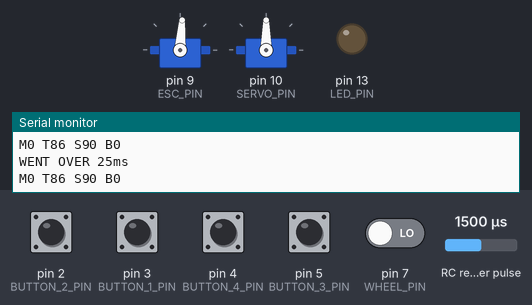
This sketch was run on a simulated Arduino Uno, built with avr-gcc and run on an emulated ATmega328P. Shown: 2 × servo, output pins drawn as LEDs (lit = HIGH), the last lines printed to the serial monitor. Wiring (inferred from the names in the program): RC receiver channel: data pin 6. Inputs (shaded band) come from the test bench; at power-on: pin 2 (BUTTON_2_PIN), pin 3 (BUTTON_1_PIN), pin 4 (BUTTON_4_PIN), pin 5 (BUTTON_3_PIN) HIGH, pin 7 (WHEEL_PIN) LOW, RC receiver pulse 1500 µs.

Above: at 3.2 s.
3.3 s: pin 2 (BUTTON_2_PIN) pulled LOW for 0.15 s
At 4.0 s:
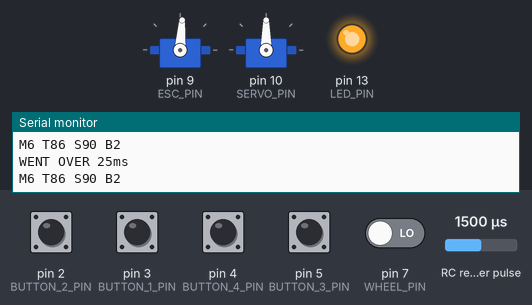
4.9 s: pin 3 (BUTTON_1_PIN) pulled LOW for 0.15 s
At 5.4 s:
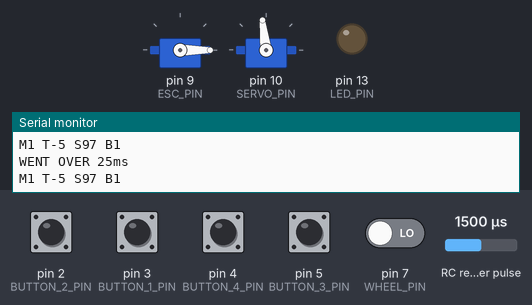
6.5 s: RC receiver pulse (sensor on pin 6) set to 1020 µs
At 6.8 s:
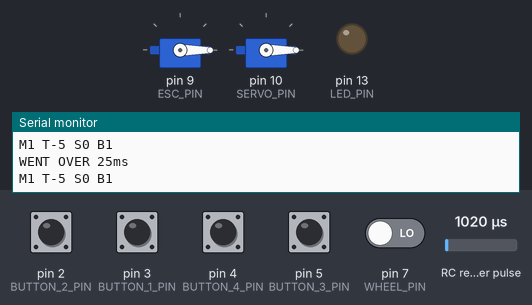
8.0 s: RC receiver pulse (sensor on pin 6) set to 1250 µs
At 8.5 s:
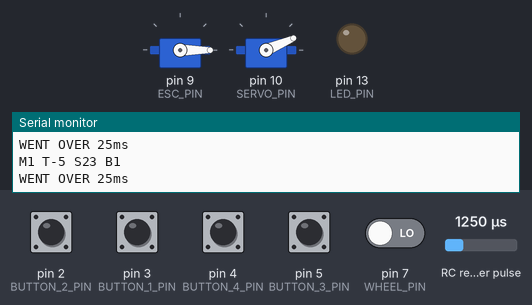
9.5 s: RC receiver pulse (sensor on pin 6) set to 1750 µs
At 10.3 s:
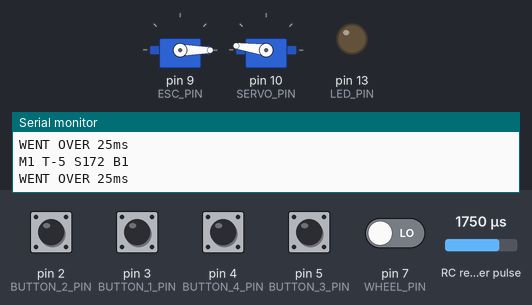
11.0 s: RC receiver pulse (sensor on pin 6) set to 1980 µs
At 12.0 s:
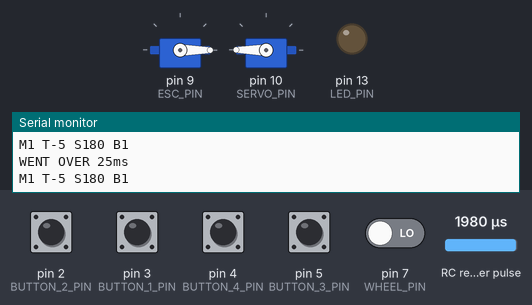
Timing chart, 0 to 13.5 s (numbered marks = the images above; inputs shaded):
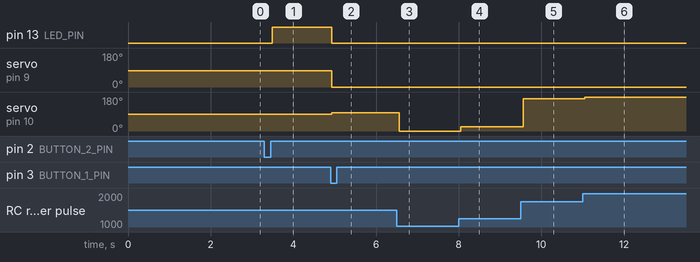

The sketch:

all_in_one2.ino
```cpp
#include <Servo.h>

Servo esc;
Servo servo;

const int BUTTON_1_PIN = 3;
const int BUTTON_2_PIN = 2;
const int BUTTON_3_PIN = 5;
const int BUTTON_4_PIN = 4;
const int THROTTLE_PIN = 6;
const int WHEEL_PIN = 7;
const int ESC_PIN = 9;
const int SERVO_PIN = 10;
const int LED_PIN = 13;
const int ESC_ARM = 86;

// Car Modes
// 0 - Startup
// 1 - RC Record Mode
// 2 - Python Playback Mode
// 3 - TensorFlow Drive Mode
// 4 - Stop Button
// 5 - Stop Mode 2 or 3 Timeout
// 6 - RC stop while in mode 2 or 3
volatile int mode = 0;
volatile int button_mode = 0;
volatile long last_command_time = 0;
volatile int serial_steering = 90;
volatile int serial_throttle = 86;

String inputString = "";
volatile boolean stringComplete = false;

void setup()
{
  Serial.begin(9600);

  pinMode(BUTTON_1_PIN, INPUT_PULLUP);
  pinMode(BUTTON_2_PIN, INPUT_PULLUP);
  pinMode(BUTTON_3_PIN, INPUT_PULLUP);
  pinMode(BUTTON_4_PIN, INPUT_PULLUP);
  pinMode(THROTTLE_PIN, INPUT);
  pinMode(WHEEL_PIN, INPUT);
  esc.attach(ESC_PIN);
  servo.attach(SERVO_PIN);
  pinMode(LED_PIN, OUTPUT);

  // Reserve 200 bytes for the inputString
  inputString.reserve(200);

  // Arm the ESC
  esc.write(ESC_ARM);
  delay(2000);
}

int clamp(int x, int low, int high) {
  if (x < low) return low;
  if (x > high) return high;
  return x;
}

void loop()
{
  long start_time = micros();
  String serial_command = "";

  // serialEvent does not work on the Arduino Micro's
  // so read the serial input here in the main loop
  while (Serial.available()) {
    // Get the new byte
    char inChar = (char)Serial.read();
    // Add it to the inputString
    inputString += inChar;
    // If the incoming character is a newline, set a flag
    if (inChar == '\n') {
      stringComplete = true;
    }
  }

  if (stringComplete) {
    // Commands look like: T120S120M0 or T045S045M2
    serial_throttle = inputString.substring(1,4).toInt();
    serial_steering = inputString.substring(5,8).toInt();
    int mode_command = inputString.substring(9).toInt();

    // The serial controller can only stop the car, it can not start it
    if (mode_command >= 4) {
      mode = mode_command;
    }

    // Dont save the \n on the end of the serial command
    serial_command = inputString.substring(1,9);
    last_command_time = start_time;

    // Clear the string
    inputString = "";
    stringComplete = false;
  }

  // Read the length of the pulse in microseconds
  int rc_steering = (int)pulseIn(THROTTLE_PIN, HIGH, 25000);
  int rc_throttle = (int)pulseIn(WHEEL_PIN, HIGH, 25000);

  // Observed ranges:
  // - steering: min = 1175, center = 1475, max = 1840
  // - throttle: min = 1010, center = 1465, max = 1975

  // Deliberately use less precision to avoid 16-bit overflow
  const int loss = 5;

  // Map input to: min = 0, center = 90, max = 180
  rc_steering = clamp(90 + (rc_steering - 1475) * (90 / loss) / (300 / loss), 0, 180);
  rc_throttle = clamp(90 + (rc_throttle - 1465) * (90 / loss) / (455 / loss), 0, 180);

  // Prevent rc jitter
  if (rc_steering > 81 && rc_steering < 97) {
    rc_steering = 90;
  }

  // If in a serial driven mode and an extremem rc input is detected stop.
  if (mode == 2 || mode == 3) {
    if (rc_steering == 0 || rc_steering == 180 || rc_throttle == 0 || rc_throttle == 180) {
      mode = 6;
    }
  }

  // Button 4 is the most important as it is stop
  // buttons are read after serial input as they should override
  if (digitalRead(BUTTON_4_PIN) == LOW) {
    mode = 4;
    button_mode = 4;
  } else if (digitalRead(BUTTON_1_PIN) == LOW) {
    digitalWrite(LED_PIN, LOW);
    mode = 1;
    button_mode = 1;
  } else if (digitalRead(BUTTON_2_PIN) == LOW) {
    digitalWrite(LED_PIN, LOW);
    mode = 2;
    button_mode = 2;
    last_command_time = start_time + 15000000;
  } else if (digitalRead(BUTTON_3_PIN) == LOW) {
    digitalWrite(LED_PIN, LOW);
    mode = 3;
    button_mode = 3;
    last_command_time = start_time + 15000000;
  }

  int car_steering = 90;
  int car_throttle = 86;
  digitalWrite(LED_PIN, LOW);
  // Mode 4, 5, 6 are the most important as they are stop
  if (mode >= 4) {
    digitalWrite(LED_PIN, HIGH);
  } else if (mode == 1) {
    car_steering = rc_steering;
    car_throttle = rc_throttle - 5; // RC controler middle is 90
  } else if (mode == 2 || mode == 3) {
    if (last_command_time + 15000000 > start_time) {
      car_steering = serial_steering;
      car_throttle = serial_throttle;
    } else {
      mode = 5;
    }
  }
  esc.write(car_throttle);
  servo.write(car_steering);

  // Want nice even serial writes out so add necissary time
  long run_time = micros() - start_time;
  if (run_time < 25000) {
    delayMicroseconds(25000 - run_time);
  } else {
    Serial.println("WENT OVER 25ms");
  }

  Serial.print("M");
  Serial.print(mode);
  Serial.print(" T");
  Serial.print(car_throttle);
  Serial.print(" S");
  Serial.print(car_steering);
  Serial.print(" B");
  Serial.print(button_mode);
  Serial.print(" ");
  Serial.println(serial_command);
}
```

Measured:
- after the input at 3.3 s, pin 13 (LED_PIN): LOW → HIGH after 0.19 s
- after the input at 4.9 s, pin 13 (LED_PIN): HIGH → LOW at once; servo on pin 9 (ESC_PIN): 86° → 0° at once; servo on pin 10 (SERVO_PIN): 90° → 97° at once
- after the input at 6.5 s, servo on pin 10 (SERVO_PIN): 97° → 0° after 0.07 s
- after the input at 8.0 s, servo on pin 10 (SERVO_PIN): 0° → 23° after 0.05 s
- after the input at 9.5 s, servo on pin 10 (SERVO_PIN): 23° → 172° after 0.07 s
- after the input at 11.0 s, servo on pin 10 (SERVO_PIN): 172° → 180° after 0.05 s
